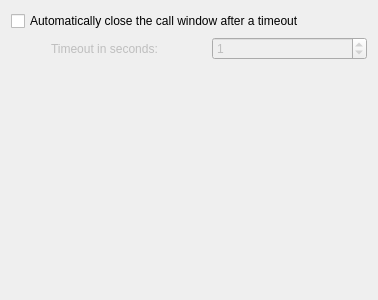
<?xml version="1.0" encoding="UTF-8"?>
<ui version="4.0">
 <class>CallWindowSettingsPage</class>
 <widget class="QWidget" name="CallWindowSettingsPage">
  <property name="geometry">
   <rect>
    <x>0</x>
    <y>0</y>
    <width>378</width>
    <height>300</height>
   </rect>
  </property>
  <property name="windowTitle">
   <string>Form</string>
  </property>
  <layout class="QVBoxLayout" name="verticalLayout">
   <item>
    <widget class="QCheckBox" name="kcfg_CloseOnDisconnect">
     <property name="text">
      <string>Automatically close the call window after a timeout</string>
     </property>
    </widget>
   </item>
   <item>
    <layout class="QHBoxLayout" name="horizontalLayout">
     <item>
      <spacer name="horizontalSpacer">
       <property name="orientation">
        <enum>Qt::Horizontal</enum>
       </property>
       <property name="sizeType">
        <enum>QSizePolicy::Fixed</enum>
       </property>
       <property name="sizeHint" stdset="0">
        <size>
         <width>40</width>
         <height>20</height>
        </size>
       </property>
      </spacer>
     </item>
     <item>
      <widget class="QLabel" name="label">
       <property name="enabled">
        <bool>false</bool>
       </property>
       <property name="text">
        <string>Timeout in seconds:</string>
       </property>
      </widget>
     </item>
     <item>
      <widget class="QSpinBox" name="kcfg_CloseOnDisconnectTimeout">
       <property name="enabled">
        <bool>false</bool>
       </property>
       <property name="value">
        <number>1</number>
       </property>
      </widget>
     </item>
    </layout>
   </item>
   <item>
    <spacer name="verticalSpacer">
     <property name="orientation">
      <enum>Qt::Vertical</enum>
     </property>
     <property name="sizeHint" stdset="0">
      <size>
       <width>20</width>
       <height>230</height>
      </size>
     </property>
    </spacer>
   </item>
  </layout>
 </widget>
 <resources/>
 <connections>
  <connection>
   <sender>kcfg_CloseOnDisconnect</sender>
   <signal>toggled(bool)</signal>
   <receiver>label</receiver>
   <slot>setEnabled(bool)</slot>
   <hints>
    <hint type="sourcelabel">
     <x>120</x>
     <y>17</y>
    </hint>
    <hint type="destinationlabel">
     <x>117</x>
     <y>39</y>
    </hint>
   </hints>
  </connection>
  <connection>
   <sender>kcfg_CloseOnDisconnect</sender>
   <signal>toggled(bool)</signal>
   <receiver>kcfg_CloseOnDisconnectTimeout</receiver>
   <slot>setEnabled(bool)</slot>
   <hints>
    <hint type="sourcelabel">
     <x>274</x>
     <y>12</y>
    </hint>
    <hint type="destinationlabel">
     <x>274</x>
     <y>41</y>
    </hint>
   </hints>
  </connection>
 </connections>
</ui>
